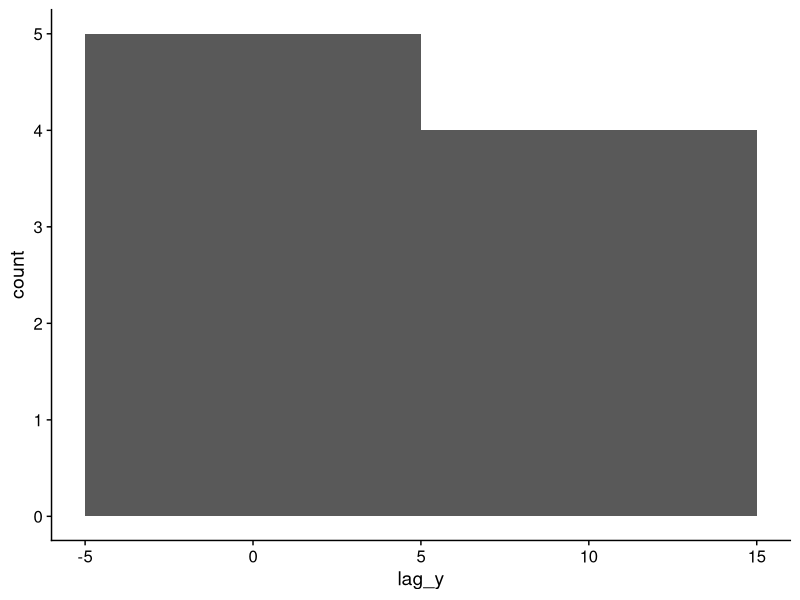
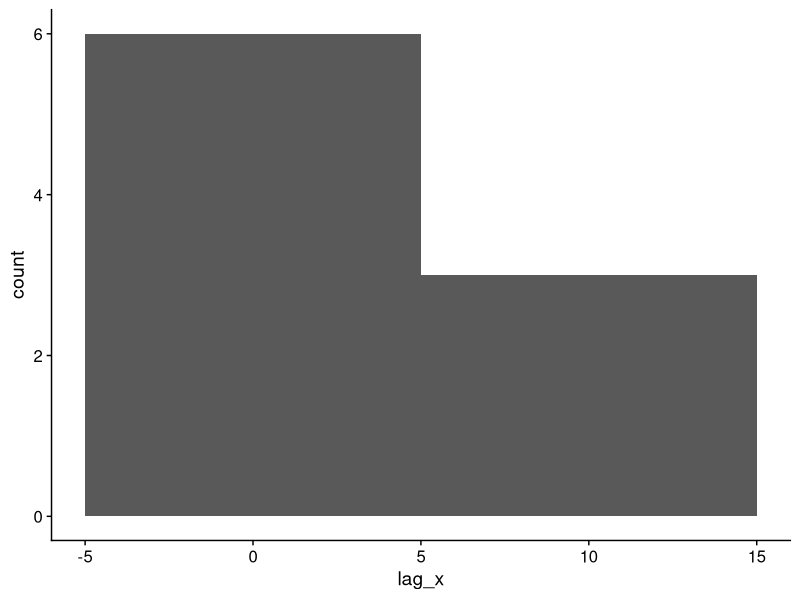
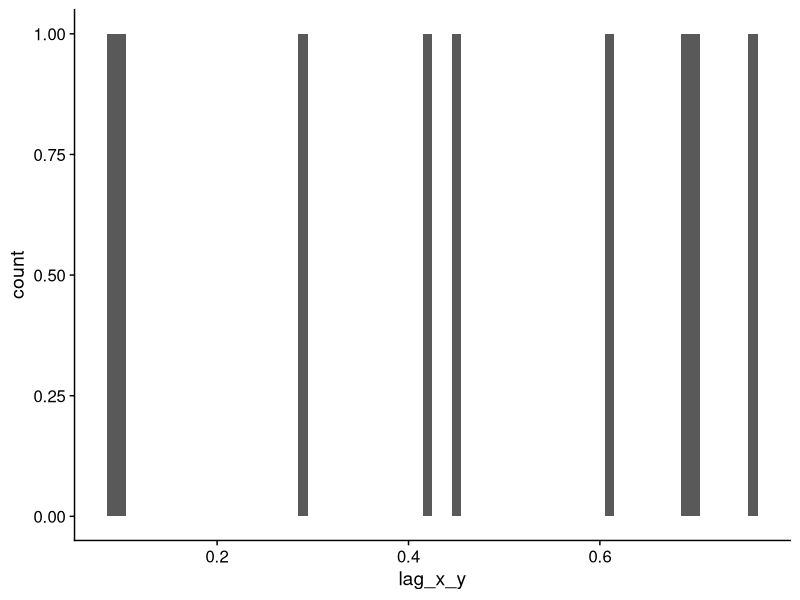
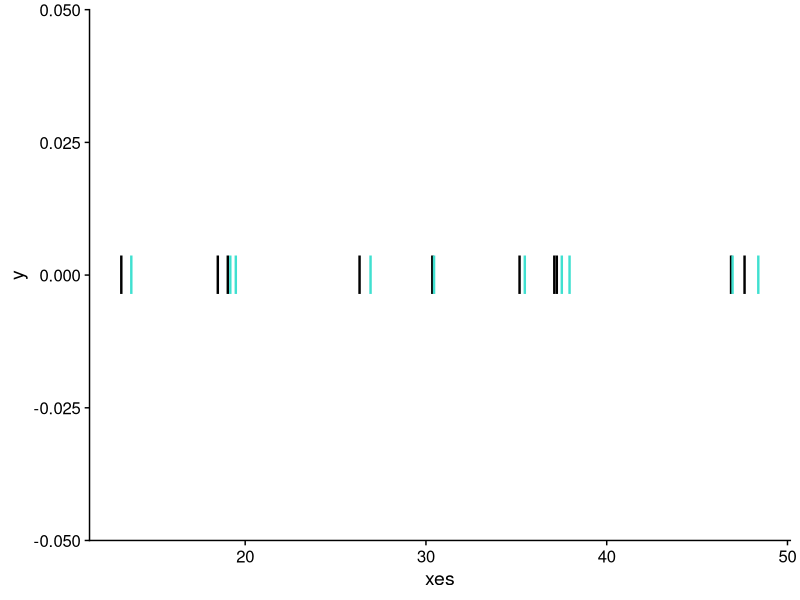

Source code (R) for these figures, in order:


### predictability

library(tidyverse)
library(cowplot)

theme_set(theme_cowplot())


xes <- runif(n = 10, min = 0, max = 50)
yes <- xes + runif(n = 10, min = 0, max = 1)


df <- data.frame(x = xes, y = yes) %>% 
	arrange(desc(-x)) %>% 
	mutate(lag_x = x - lag(x)) %>% 
	mutate(lag_y = y - lag(y)) %>%
	mutate(lag_x_y = y - x)

df %>% 
	filter(lag_y > 0) %>% 
	ggplot(aes(x = lag_y)) + geom_histogram(binwidth = 10) 


df %>% 
	filter(lag_y > 0) %>% 
	ggplot(aes(x = lag_x)) + geom_histogram(binwidth = 10) 

df %>% 
	filter(lag_y > 0) %>% 
	ggplot(aes(x = lag_x_y)) + geom_histogram(binwidth = 0.01) 

df %>% 
	ggplot(aes(x = xes, y = 0)) + geom_point(shape = 124, size = 10) +
	geom_point(aes(x = yes, y = 0), data = df, color = "turquoise", shape = 124, size = 10) +
	ylim(0, 0)


### let's try this again



xes <- runif(n = 12, min = 0, max = 100)
yes <- xes + 2
